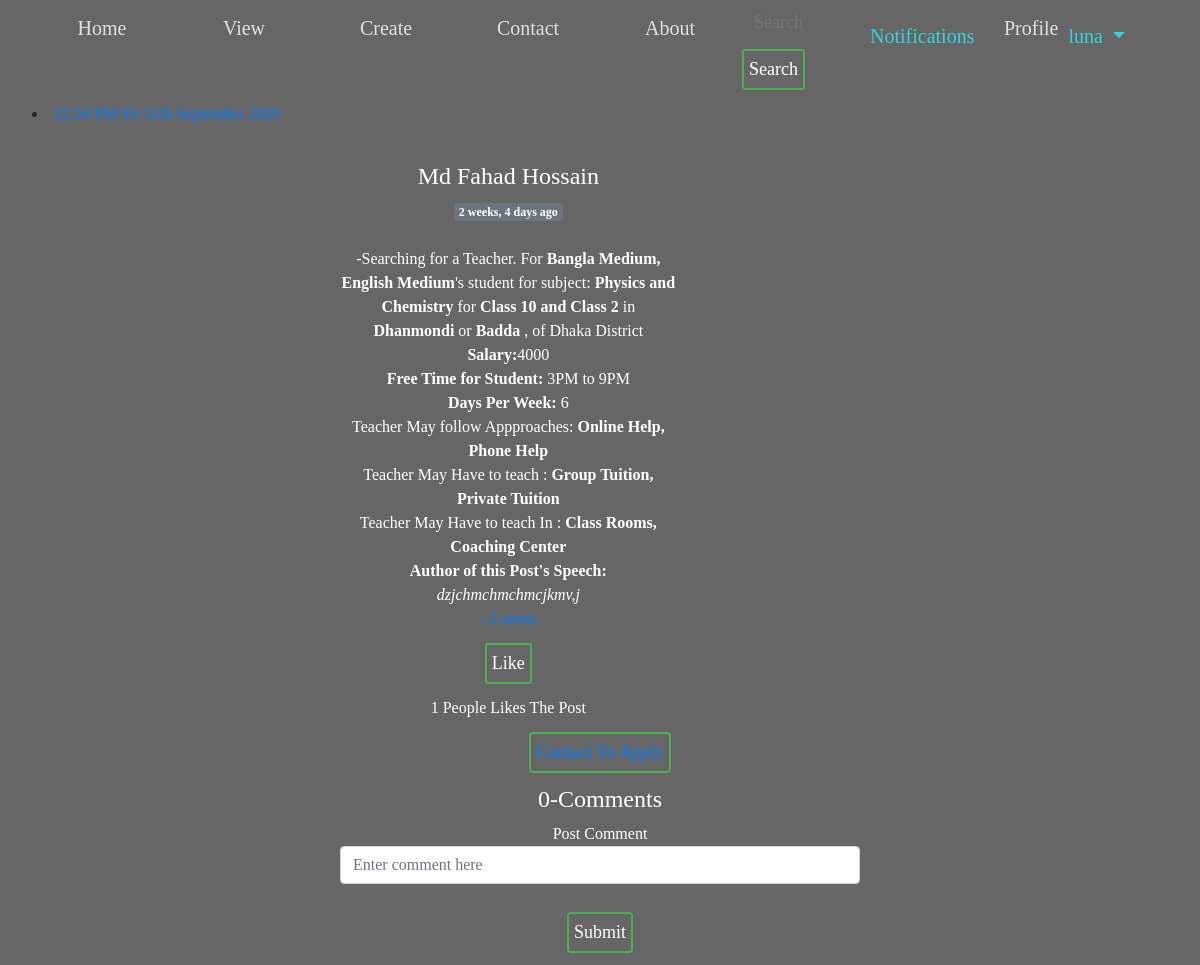
/posts/post/3/ (signed in), run on an earlier commit of the app's database.
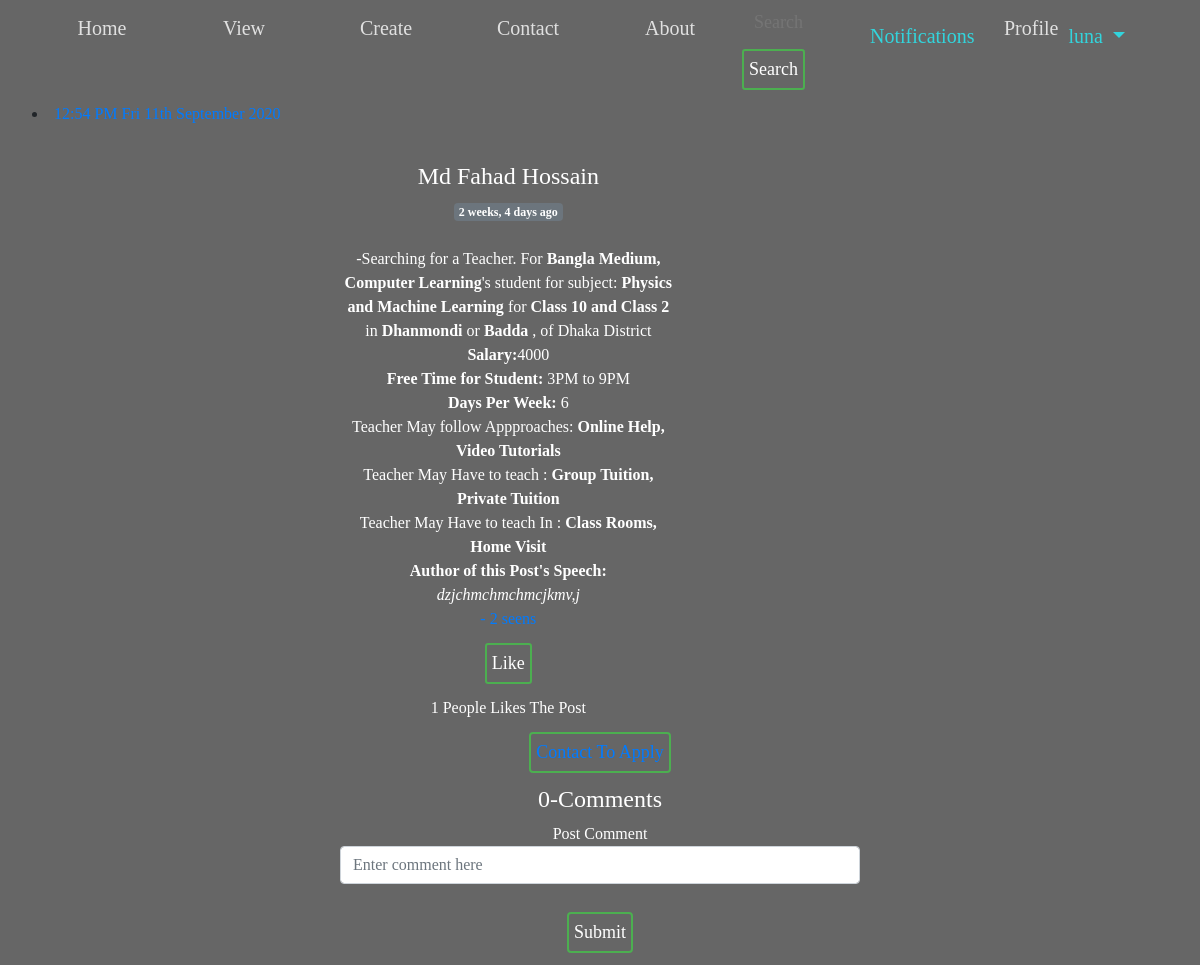
And on a later commit of the database.
### posts/models.py (models this page shows, shortened)
class TuitionPost(models.Model):
    Choice_Medium = (
        ('Bangla_Medium', 'Bangla Medium'),
        ('English_Medium', 'English Medium'),
        ('Arabic_Medium', 'Arabic Medium'),
        ('Hindi_Medium', 'Hindi Medium'),
        ('Sports_Section', 'Sports Section'),
        ('Singing_Section', 'Singing Section'),
        ('Dance_Section', 'Dance Section'),
        ('Extra Curricular Activities', 'Extra Curricular Activities'),
        ('Language Learning', 'Language Learning'),
        ('Computer Learning', 'Computer Learning'),
    )
    Choice_Approach = (
        ('Online_Help', 'Online Help'),
        ('Phone_Help', 'Phone Help'),
        ('Provide_Hand_Notes', 'Provide Hand_Notes'),
        ('Video_Tutorials', 'Video Tutorials'),
    )
    Choice_style = (
        ('Group_Tuition', 'Group Tuition'),
        ('Private_Tuition', 'Private Tuition'),
    )
    Choice_Place = (
        ('Class_Rooms', 'Class Rooms'),
        ('Coaching_Center', 'Coaching Center'),
        ('Home_Visit', 'Home Visit'),
    )
    district = models.ForeignKey(District, on_delete=models.SET_NULL, null=True, related_name='district_set')
    preferedPlace = models.ManyToManyField(SubDistrict, related_name='place_set')
    style = MultiSelectField(choices=Choice_style, max_choices=3, max_length=100)
    place = MultiSelectField(choices=Choice_Place, max_choices=3, max_length=100)
    approach = MultiSelectField(choices=Choice_Approach,max_choices=3, max_length=100)
    medium = MultiSelectField(choices=Choice_Medium,max_choices=3, max_length=100)
    sno = models.AutoField(primary_key=True)
    subject = models.ManyToManyField(Subject, related_name='subject_set')
    class_in = models.ManyToManyField(Classes, related_name='classes_set')
    salary = models.CharField(max_length=100)
    days=models.CharField(max_length=100)
    time_available = models.CharField(max_length=200)
    content = models.TextField()
    author = models.ForeignKey(User, on_delete=models.CASCADE)
    views = models.ManyToManyField(User, related_name='post_view')
    likes = models.ManyToManyField(User,related_name='tuition_post')
    timeStamp = models.DateTimeField(default=now)
    def total_likes(self):
        return self.likes.count()
    def total_views(self):
        return self.views.count()

### person/models.py (models this page shows, shortened)
class Subject(models.Model):
    name=models.CharField(max_length=150)
    def __str__(self):
        return self.name

class Classes(models.Model):
    name=models.CharField(max_length=150)
    def __str__(self):
        return self.name

class SubDistrict(models.Model):
    name = models.CharField(max_length=400)
    district = models.ForeignKey(District, on_delete=models.CASCADE, related_name='subdistrict')
    def __str__(self):
        return self.name

class District(models.Model):
    name = models.CharField(max_length=150)
    def __str__(self):
        return self.name

### posts/views.py (the view)
# urls.py: path('post/<int:sno>/', views.blogPost, name='blogPost'),
def blogPost(request, sno):
    post = TuitionPost.objects.filter(sno=sno).first()
    post.views.add(request.user)
    liked = False
    if post.likes.filter(id=request.user.id).exists():
        liked = True
    like = post.total_likes()
    view = post.total_views()
    comments = BlogComment.objects.filter(tuitionpost=post, parent=None)
    replies = BlogComment.objects.filter(tuitionpost=post).exclude(parent=None)
    replyDict = {}
    userp = UserProfile.objects.filter(user=request.user)
    for reply in replies:
        if reply.parent.sno not in replyDict.keys():
            replyDict[reply.parent.sno] = [reply]
        else:
            replyDict[reply.parent.sno].append(reply)
    subject=post.subject.all()
    class_in=post.class_in.all()
    preferedPlace = post.preferedPlace.all()
    context = {
        'post': post,
        'comments': comments,
        'replyDict': replyDict,
        'userp': userp,
        'like': like,
        'liked': liked,
        'view': view,
        'subject': subject,
        'class_in': class_in,
        'preferedPlace':preferedPlace
    }
    return render(request, 'posts/blogpost.html', context)

### templates/posts/blogpost.html (shortened to what this page needs)
{% extends 'basic.html' %}
{% load humanize %}
{% load extras %}
{% block body %}
<div class="container">
    <div class="row mt-1">
        <div class="col-md-8 blog-main">
            <div class="blog-post">
                <div>
                    <a href="/profile/otherprofile/{{post.author.username}}">
                        <h4>{{post.author.first_name}} {{post.author.last_name}}</h4>
                    </a>
                    <span class="badge badge-secondary">
                        {{post.timeStamp|naturaltime}}</span>
                </div>
                <br> -Searching for a Teacher.
                For <b>{{post.medium}}</b>'s student for subject:
                <b>
                    {% for sub in subject %}
                    {{sub}}
                    {% if not forloop.last %}
                    and
                    {% endif %}
                    {% endfor %}
                </b>
                for <b>
                    {% for cls in class_in %}
                    {{cls}}
                    {% if not forloop.last %}
                    and
                    {% endif %}
                    {% endfor %}
                </b>
                in
                    {% for place in preferedPlace %}
                    <b>
                    {{place}}</b>
                    {% if not forloop.last %}
                    or
                    {% endif %}
                    {% endfor %}, of {{post.district}} District
                <br>
                <b>Salary:</b>{{post.salary}}
                <br><b>Free Time for Student:</b> {{post.time_available}}<b>
                   <br> Days Per Week:</b> {{post.days}}<br>
                Teacher May follow Appproaches: <b>{{post.approach}}</b><br>
                Teacher May Have to teach : <b>{{post.style}}</b><br>
                Teacher May Have to teach In : <b>{{post.place}}</b><br>
                <b>Author of this Post's Speech:</b>
                <i>
                    {{post.content}}
                </i>
                <br>
                <a href="#"><span>- {{view}} seens</span></a>
                <br>
                <form action="/posts/likepost/{{post.sno}}/" method="post">
                    {% if liked %}
                    <button type="submit" name="like_post" value="{{post.sno}}"
                        class="btn  btn-primary btn-sm">UnLike</button>
                    {% else %}
                    <button type="submit" name="like_post" value="{{post.sno}}"
                        class="btn  btn-primary btn-sm">Like</button>
                    {% endif %}
                </form>
                {{like}} People Likes The Post
            </div>
        </div>
    </div>
</div>
<div class="container">
    {% if user.is_authenticated %}
    <button class=" btn "><a href="/posts/authorcontact/{{post.sno}}/"> Contact To Apply</a></button>
    <h4>{{comments.count}}-Comments</h4>
    <form action="/posts/postcomment/" method="post">{% csrf_token %}
        <div class="form-group">
            <lebel for="exampleInputEmail"> Post Comment</lebel>
            <input type="text " class="form-control" name="comment" placeholder="Enter comment here">
        </div>
        <button type="submit" class="btn btn-primary" value="submit">Submit</button>
    </form>
    {% else %}
    <p>
    <h3><b>Please login to add comments to this blogpost. </b></h3>
    </p>
    {% endif %}
</div>
{% endblock %}

### templates/basic.html (shortened to what this page needs)
<!doctype html>
<html lang="en">
<head>
  <link rel="stylesheet" href="https://stackpath.bootstrapcdn.com/bootstrap/4.2.1/css/bootstrap.min.css"
>
  {% load notifications_tags %}
  {% load static %}
  <link href="{% static 'css/style.css'  %}" rel='stylesheet'>
</head>
<body>
  <nav class="navbar navbar-expand-lg navbar-dark">
    <div>
      <ul >
        <li class="{% block blogactive %}
      {% endblock blogactive %} ">
          <a  href="/profile/">Home</a>
        </li>
        <li >
          <a class="{% block viewactive %}
      {% endblock viewactive %}" href="#"> View</a>
        </li>
        <li >
          <a href="#">Create</a>
        </li>
        <li class=" {% block contactactive %}
      {% endblock contactactive %}">
          <a  href="/profile/contact/">Contact</a>
        </li>
        <li class="  {% block aboutactive %}
      {% endblock aboutactive %}">
          <a  href="/profile/about_us/">About</a>
        </li>
      </ul>
      <ul class="navbar-nav ml-auto">
        {% if user.is_authenticated %}
        <form method="GET" action="/posts/search/" class="form-inline my-2 my-lg-0">
          <input class="in " type="search" placeholder="Search" aria-label="Search" name="q"
            id="search">
          <button class="btn  btn-sm" type="submit" value="{{ query|escape }}">Search</button>
        </form>
        <li class="nav-item {% block notifications %}
      {% endblock notifications %} ">
          <a class="nav-link" href="/profile/notification/">
            Notifications
          </a>
        </li>
        <li class=" {% block userprofile %}
      {% endblock userprofile %} ">
          <a  href="/profile/userprofile/">Profile</a>
        </li>
        <li class="nav-item dropdown">
          <a class="nav-link dropdown-toggle" href="#" id="navbarDropdown" role="button" data-toggle="dropdown"
            aria-haspopup="true" aria-expanded="false">
            {{request.user}}
          </a>
        </li>
      </ul>
        {% endif %}
        <li >
          <a  href="">
            {% now "h:i A" as current_time %}
          </a>
        </li>
    </div>
  </nav>
  <br>
  {% block body %} {% endblock %}
</body>
</html>

### static/css/style.css (style rules this page uses)
body { margin: 0; padding: 0; font-family: sens-serif; height: 100vh; background: linear-gradient(rgba(0,0,0,0.6), rgba(0,0,0,0.6)), url('/static/images/bg1.jpg'); background-size: cover; background-attachment: fixed; background-position: top; }
.navbar .navbar-nav .nav-item .nav-link:link, .navbar .navbar-nav .nav-item .nav-link:visited { color:#26f1fb; margin-right: 20px; }
ul { margin: 0px; padding: 0px; list-style: none; }
ul li { float: left ; height: 30px; width:140px; background-color: none; opacity: 0.8; line-height: 40px; text-align: center; font-size: 20px; margin-right: 2px; }
ul li a { text-decoration: none; color:white; display: block; }
.container { width: 550px; text-align: center; top: 50%; left: 50%; transform: translate (-50%, -50%); color: white; }
.in { width:100px; border: none; outline: none; background: none; color: white; float: left; margin: 0 10px; font-size: 18px; }
.btn { width: auto; background: none; border: 2px solid #4caf50; color: white; padding: 5px; font-size: 18px; cursor: pointer; margin: 12px 0; }
.col-md-6 h1, h2, h3, h4, h5, h6 { background: none; color: white; }

What changed in the data, as far as the page shows it:
no longer on this page (row unchanged): Subject: name "Chemistry"
changed TuitionPost "3PM to 9PM": medium "Bangla Medium, English Medium" → "Bangla Medium, Computer Learning"; approach "Online Help, Phone Help" → "Online Help, Video Tutorials"; place "Class Rooms, Coaching Center" → "Class Rooms, Home Visit"
now on this page (row unchanged): Subject: name "Machine Learning"
